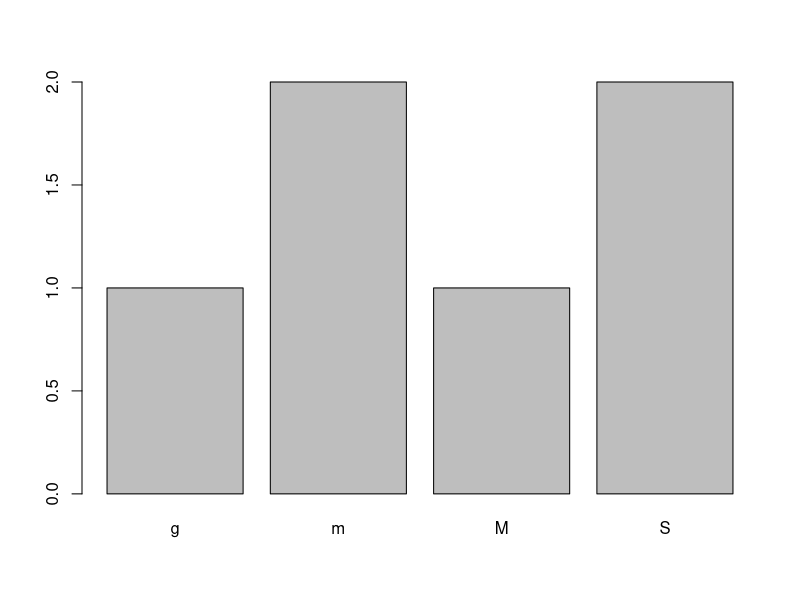
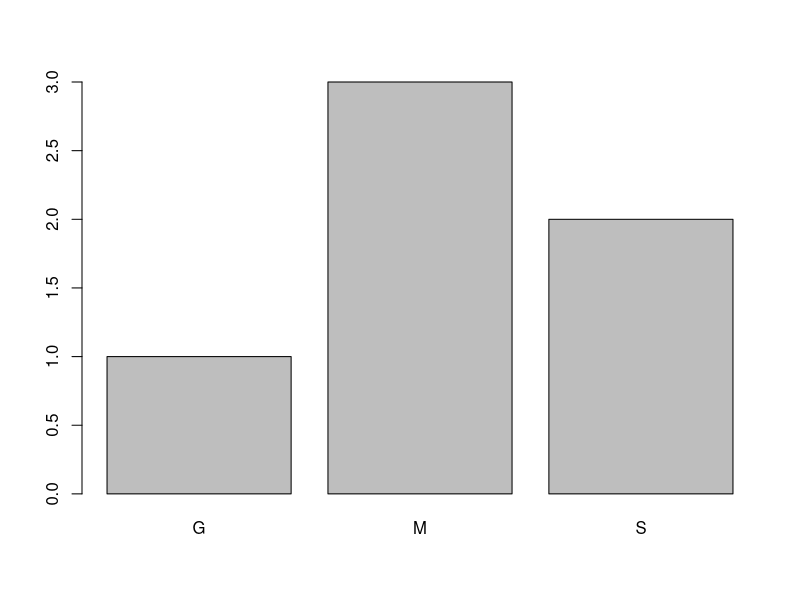
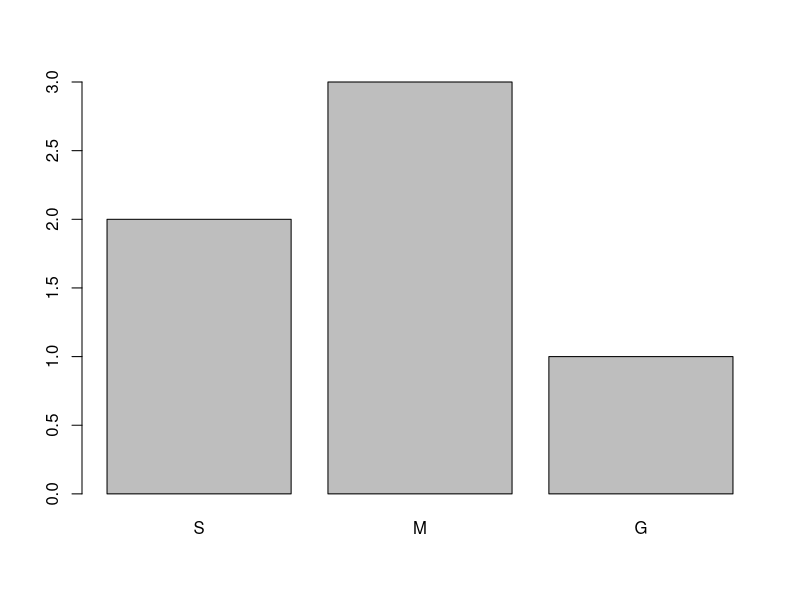

Reproduce these figures in R, in order.
# video 07 – factores

# Objetivo: estudiar qué son factores en R.
# ——————————————–
# En este ejercicio vamos a:
# 1. Crear factores en R
# 2. Recodificar niveles de un factor
# 3. Ordenar niveles de un factor


#####################################
# correr esto antes de empezar…   #
#####################################

# crear vector de ventas
tallas <- c('m', 'g', 'S', 'S','m', 'M')

# intentar graficar
# plot(tallas).

###################################
# práctica 1: crear factores en R #
###################################

# crear factor de un vector

tallas_factor <- factor(tallas)

# graficar factor

plot(tallas_factor)

# mirar niveles de factor

levels(tallas_factor)

######################################
# práctica 2: recodificando factores #
######################################

# creando factor recodificado

tallas_recodificado <- factor(tallas,
                            levels = c("g", "m", "M", "S"),
                            labels = c("G", "M", "M", "S"))

# graficando ventas_recodificado
plot(tallas_recodificado)

#############################################
# práctica 3: ordenando niveles de factores #
#############################################

# ordenando niveles (copiar factor anterior)

tallas_ordenado <- factor(tallas,
                            ordered = TRUE,
                            levels = c("S", "m", "M", "g"),
                            labels = c("S", "M", "M", "G"))

# viendo el orden en los niveles

tallas_ordenado

# graficando el factor ordenado
plot(tallas_ordenado)
